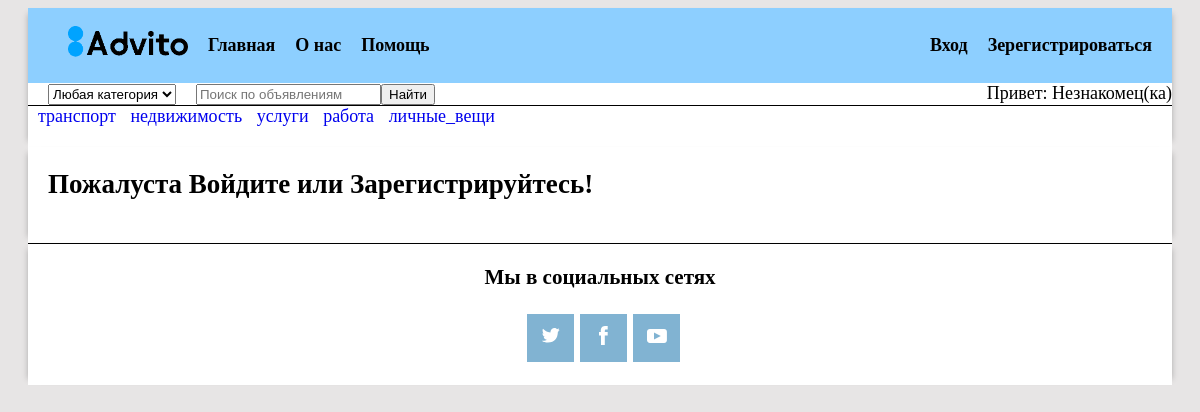
The page /advito/post/2/message/ on the database its author committed.
### advito/models.py (models this page shows, shortened)
class CategoryPost(models.Model):
    name_category = models.CharField(verbose_name="Категория", max_length=100)

### advito/views.py (the view, shortened to what this page needs)
# urls.py: path('post/<int:post_id>/message/', views.PostCreateMessageView.as_view(), name='post_message'),
class PostCreateMessageView(CreateView):
    model = Post
    pk_url_kwarg = 'post_id'
    categories = CategoryPost.objects.all()
    extra_context = {'categories': categories, }
    form_class = MessageForm
    template_name = 'advito/post_message.html'
    object = None
    def get(self, request, *args, **kwargs):
        self.object = self.get_object()
        context = self.get_context_data(object=self.object)
        context['name_descript'] = self.object.name_descript
        if request.user.is_authenticated:
            context['message_form'] = self.form_class()
        message_id = kwargs.get('message_id', None)
        if not message_id:
            context['author'] = self.object.author
        else:
            message = get_object_or_404(Message, id=message_id)
            context['author'] = message.author
        return self.render_to_response(context)

### advito/forms.py
class MessageForm(forms.ModelForm):
    class Meta:
        model = Message
        fields =['text']
        labels = {
            'text': 'Текст сообщения',
        }
        widjets = {
            'text': forms.Textarea(attrs={
                'class': 'form-control',
                'placeholder': 'Текст сообщения'
            }),
        }

### advito/templates/advito/post_message.html (shortened to what this page needs)
{% extends 'base.html' %}
{% block content %}
  {% if user.is_authenticated %}
    <form class="message__form" method="POST">
      {% csrf_token %}
      {{ message_form.text }}<br>
      {% if message_was_created or message_with_errors %}
        <button class="button" style="display:none" type="submit">Отправить сообщение</button>
      {% else %}
        <h3>Кому: {{ author }}:</h3>
        <h4>Объявление: {{ name_descript }}:</h4>
        <button class="button" type="submit" name="button_send_message">Отправить сообщение</button>
      {% endif %}
    </form>
  {% else %}
    <h2>Пожалуста Войдите или Зарегистрируйтесь!</h2>
  {% endif %}
{% endblock  %}

### templates/base.html (shortened to what this page needs)
{% load static %}
<!DOCTYPE html>
<html lang="en">
  <head>
    <link rel="stylesheet" type="text/css" href="{% static 'css/common.css' %}">
    <link rel="stylesheet" type="text/css" href="{% static 'css/style.css' %}">
  </head>
  <body>
    <header class="container-back">
      <div class="container">
        <nav class="navigation">
          <div class="container-nav">
            <div class="navbar">
              <ul class="navbar-nav">
                <li class="nav-item">
                <a class="logo" href="{% url 'advito:index' %}">
                  <img class="logo__img" src="{% static 'img/icon.png' %}" alt="Иконка сайта">
                </a>
                </li>
                <li class="nav-item">
                  <a class="nav-link" aria-current="page" href="{% url 'advito:index' %}">Главная</a>
                </li>
                <li class="nav-item">
                  <a class="nav-link" href="#">О нас</a>
                </li>
                <li class="nav-item">
                  <a class="nav-link" href="/advito/support/">Помощь</a>
                </li>
              </ul>
            </div>
          </div>
          <div class="navbar">
            <ul class="navbar-nav">
              {% if not user.is_authenticated %}
                <li class="nav-item">
                  <a class="nav-link" href="{% url 'advito:login' %}">Вход</a>
                </li>
                <li class="nav-item">
                  <a class="nav-link" href="{% url 'advito:signup' %}">Зерегистрироваться</a>
                </li>
                {% else %}
                <li class="nav-item">
                  <a class="nav-link" href="{% url 'advito:post_create' %}">Разместить объявление</a>
                </li>
                {% endif %}
            </ul>
          </div>
        </nav>
        <div class="index-form" data-marker="search-form">
          <div class="category">
            <div class="category-select">
              <select name="category_id" class="select" style="height: 21px;">
                <option>
                  <a href="{% url 'advito:index' %}">Любая категория</a>
                </option>
              </select>
            </div>
          </div>
          <div class="form">
            <input type="text" placeholder="Поиск по объявлениям" maxlength="100" class="suggest">
          </div>
          <div class="form-button">
            <button class="button-element">
              <span class="button-text">Найти</span>
            </button>
          </div>
          <div class="username">
            <span> Привет:&nbsp</span>
            {% if not user.is_authenticated %}
              <span> Незнакомец(ка)</span>
            {% else %}
            <span>{{ user }};</span>
              <span>&nbsp Редактировать: &nbsp</span>
              <a class="profile__href" href="{% url 'advito:profile' user.id %}">My Profile;</a>
              <a class="profile-exit__href" href="{% url 'advito:logout' %}">Выход</a>
            {% endif %}
          </div>
        </div>
        <div>
          {% for category in categories %}
            <a class="category__href" href="/advito/category/{{ category.id }}">
              {{ category.name_category }}
            </a>
          {% endfor %}
        </div>
    </div>
  </header>
    <main class="container-back">
      <section class="section container">
        {% block content %}{% endblock  %}
      </section>
    </main>
    <footer class="container-back">
      <div class="footer container">
        <div class="footer-social">
          <h3> Мы в социальных сетях</h3>
          <ul class="footer-social__list">
            <li class="footer-social__item">
              <a class = "footer-social__link" href="https://twitter.com/">
              </a>
            </li>
            <li class="footer-social__item">
              <a class = "footer-social__link" href="https://www.facebook.com">
              </a>
            </li>
            <li class="footer-social__item">
              <a class="footer-social__link" href="https://www.youtube.com">
                <svg class="footer__logo-svg" width="20" height="14" viewBox="0 0 20 14" fill="none"
                  xmlns="http://www.w3.org/2000/svg">
                  <path d="M17.1 0H2.8C1.3 0 0 1.3 0 2.8V11.1C0 12.7 1.3 14 2.8 14H17.1C18.7
                  14 19.9 12.7 19.9 11.2V2.8C20 1.3 18.7 0 17.1 0ZM7 10.4V3.6L13.8 7L7 10.4Z"/>
                </svg>
              </a>
            </li>
          </ul>
        </div>
      </div>
    </footer>
  </body>
</html>

### static/css/common.css (style rules this page uses)
html { background-color: #E7E5E5; box-sizing: border-box; font-family: 'Times New Roman', serif; }
body { font-size: 18px; }
a { text-decoration: none; cursor: pointer; }
li { list-style-type: none }
img { max-width: 100%; }
.container-back { box-sizing: border-box; display: flex; width: 100%; margin: 0 auto; background-color: #E7E5E5; padding-left: 20px; padding-right: 20px; }
.container { width: 100%; max-width: 1200px; padding-bottom: 20px; margin: 0 auto; background-color:#FFFFFF; box-shadow: 6px 0px 6px -6px rgba(0,0,0,0.25), -6px 0px 6px -6px rgba(0,0,0,0.25); }
.navigation { display:flex; background-color: #8DCFFF; justify-content: space-between; }
.navbar { display: flex; }
.navbar-nav { display:flex; align-self: center; }
.nav-item { margin-right:20px; display: flex; }
.logo { width: 120px; }
.nav-link { align-self: center; font-weight: bold; color: #000000; }
.index-form { display:flex; border-bottom: solid 1px; }
.category, .form { margin-left: 20px; }
.category__href { margin-left: 10px; }
.username { display: flex; justify-content: flex-end; width: 100%; }
.footer { display: flex; border-top: solid 1px; }
.footer-social { margin: 0 auto; }
.footer-social__list { display: flex; margin: 0 auto; }
.footer-social__item { display: flex; background-color: #81B3D2; width: 47px; height: 48px; margin: 3px; cursor: pointer; }
.footer-social__link { margin: auto; display: block; }
.footer__logo-svg { fill: #FFFFFF; }

### static/css/style.css (style rules this page uses)
.section { box-sizing: border-box; padding-left: 20px; padding-right: 20px; padding-bottom: 20px; }

### rows shown on the page
CategoryPost: name_category "транспорт"
CategoryPost: name_category "недвижимость"
CategoryPost: name_category "услуги"
CategoryPost: name_category "работа"
CategoryPost: name_category "личные_вещи"
